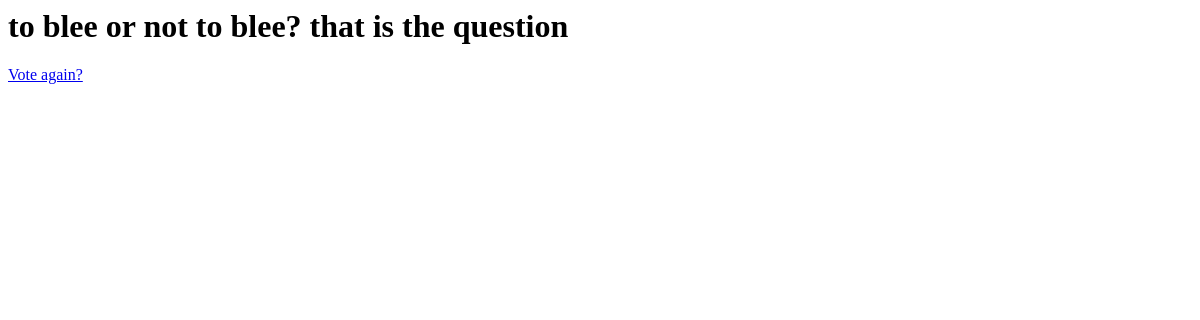
The page /polls/2/results/ on the database as committed earlier.
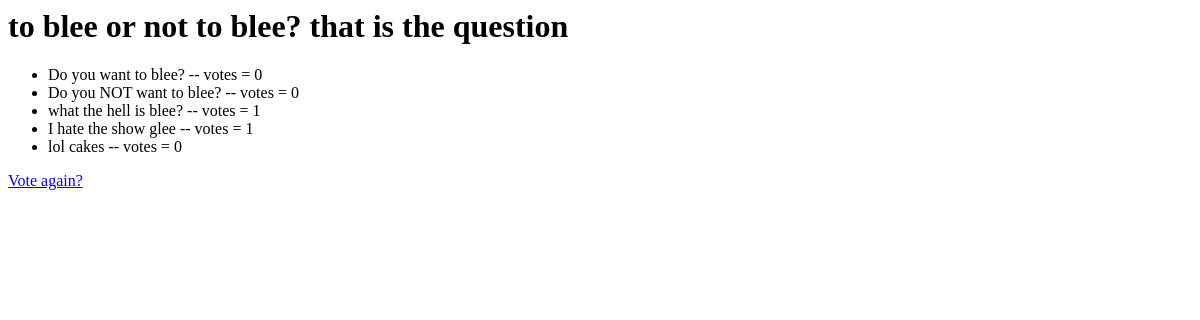
The same page on the database as committed later.
### polls/models.py (models this page shows, shortened)
class Poll(models.Model):
    question = models.CharField(max_length=200)
    pub_date = models.DateTimeField('date published')
    def was_published_recently(self):
        return self.pub_date >= timezone.now() - datetime.timedelta(days=1)
    was_published_recently.admin_order_field = 'pub_date'
    was_published_recently.boolean = True
    was_published_recently.short_description = 'Published recently?'

class Choice(models.Model):
    poll = models.ForeignKey(Poll, related_name='choices')
    choice_text = models.CharField(max_length=200)
    votes = models.IntegerField(default=0)
    def __unicode__(self):
        return self.choice_text

### polls/views.py (the view)
# urls.py: url(r'^(?P<poll_id>\d+)/results/$', results, name='results'),
def results(request, poll_id):
    poll = get_object_or_404(Poll, pk=poll_id)
    return render(request, 'results.html', {'poll': poll})

### templates/results.html
<h1>{{ poll.question }}</h1>
<ul>
    {% for choice in poll.choices.all %}
    <li> {{ choice }} -- votes = {{ choice.votes }}</li>
    {% endfor %}
</ul>
<a href="{% url 'polls:detail' poll.id %}">Vote again?</a>

Rows that differ between the two databases and show on the page:
added Choice: choice_text "Do you want to blee?", votes "0"
added Choice: choice_text "Do you NOT want to blee?", votes "0"
added Choice: choice_text "what the hell is blee?", votes "1"
added Choice: choice_text "I hate the show glee", votes "1"
added Choice: choice_text "lol cakes", votes "0"
